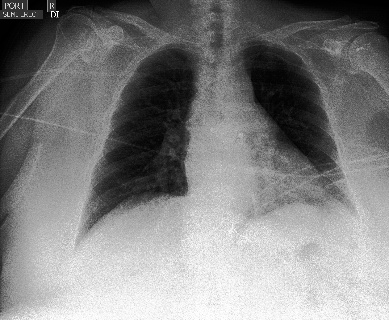
#> input picture prediction/view1_frontal.jpg, 389 x 320 px
$ jupyter execute --allow-errors 'musk_generator_iqbal _pytorch.ipynb'
#> lines starting #> are read from the running program, lines starting #| are printed output that depends on the picture
### prediction/model/unet.py
import torch
import torch.nn as nn


class Unet(nn.Module):
	def __init__(self):
		super().__init__()
		self.model = torch.hub.load('milesial/Pytorch-UNet', 'unet_carvana', pretrained=True)
		self.model.outc = nn.Conv2d(64, 1, kernel_size=(1,1), stride = (1,1))

		#self.model.activatef = torch.nn.Sigmoid()

	def forward(self, x):
		return self.model(x)

### prediction/musk_generator_iqbal _pytorch.ipynb
[cell 1]
# importing the modules
import skimage
from skimage import measure
from skimage.morphology import convex_hull_image,disk
import numpy as np
import cv2
import matplotlib.pyplot as plt
import pandas as pd
import tqdm
import torch
from model.unet import Unet

# MOdel Loading

#> (a cell that did not finish here is left out)

# Loading the image for prediction

[cell 3]
# Loading the image for prediction
img0 = cv2.imread('view1_frontal.jpg',1)
#> img0 is the input picture: shape (320, 389, 3); min 0, max 255, mean 129.1
img0 = cv2.resize(img0, (256, 256))
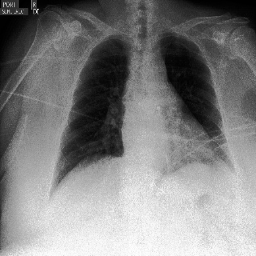
#> img0: shape (256, 256, 3); min 0, max 255, mean 129
print(img0.shape)
#| (256, 256, 3)
